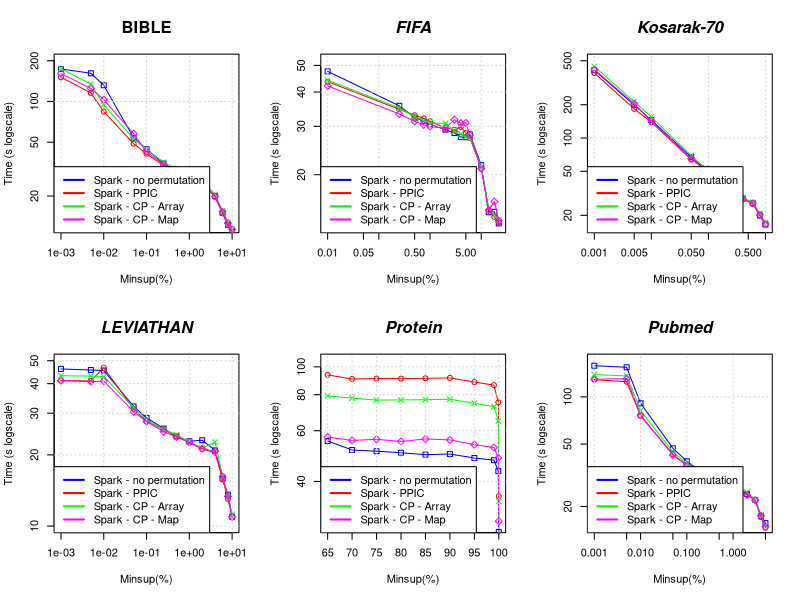

Write R code to recreate this figure.

#png(file="mygraphic.png",width=1259,height=756)
par(mfrow=c(2,3))

#BIBLE 
#DATA
x <- c(0.00001, 0.00005, 0.0001, 0.0005, 0.001, 0.0025, 0.005, 0.01, 0.02, 0.04, 0.06, 0.08, 0.10)*100

sparkNP <-c(173812, 161610, 131754, 53738, 44395, 34756, 30610, 27974, 24947, 19987, 15044, 12239, 10914)/1000
sparkPPIC <- c(150723, 115710, 84153, 48707, 40943, 33764, 30361, 27948, 24831, 19688, 14911, 12159, 10918)/1000
sparkCP <- c(174918, 134047, 94492, 52838, 44268, 35571, 31890, 28635, 26119, 20543, 15576, 12683, 11354)/1000
sparkCPMap <- c(161097, 124742, 103206, 57818, 42406, 34255, 30945, 28075, 25188, 19871, 15265, 12617, 11349)/1000

#PLOT
plot(x,sparkNP, log = "xy", type="o", pch=0, xlab="Minsup(%)", ylab="Time (s logscale)", col="blue", ylim=c(12, 200))
lines(x,sparkPPIC, col="red", type="o", pch=1)
lines(x,sparkCP, col="green", type="o", pch=4)
lines(x,sparkCPMap, col="magenta", type="o", pch=5)
title(main="BIBLE", cex.lab=1.5, cex.axis=1.5, cex.main=1.5, cex.sub=1.5)
grid()
legend("bottomleft", legend=c("Spark - no permutation", "Spark - PPIC", "Spark - CP - Array", "Spark - CP - Map"), lty=c(1,1),lwd=c(2,2), col=c("blue","red", "green", "magenta"))

#FIFA 
#DATA
x <- c(0.0001, 0.0025, 0.005, 0.0075, 0.01, 0.02, 0.03, 0.04, 0.05, 0.06, 0.10, 0.14, 0.18, 0.22)*100

sparkNP <- c(47572, 35631, 32278, 31381, 30496, 29192, 28357, 27400, 27380, 28040, 21667, 14598, 14651, 13294)/1000
sparkPPIC <- c(43620, 34604, 32904, 32074, 31306, 29560, 29193, 29855, 28350, 27236, 21180, 14881, 14039, 13432)/1000
sparkCP <- c(44156, 34983, 32533, 31479, 30846, 30753, 28866, 28138, 27500, 27240, 21399, 15190, 14230, 13643)/1000
sparkCPMap <- c(42092, 33278, 31266, 30363, 29952, 29504, 31709, 30803, 30887, 27909, 21048, 14835, 15960, 13607)/1000

#PLOT
plot(x,sparkNP, log = "xy", type="o", pch=0, xlab="Minsup(%)", ylab="Time (s logscale)", col="blue", ylim=c(13, 52))
lines(x,sparkPPIC, col="red", type="o", pch=1)
lines(x,sparkCP, col="green", type="o", pch=4)
lines(x,sparkCPMap, col="magenta", type="o", pch=5)
title(main="FIFA", font.main=4, cex.lab=1.5, cex.axis=1.5, cex.main=1.5, cex.sub=1.5)
grid()
legend("bottomleft", legend=c("Spark - no permutation", "Spark - PPIC", "Spark - CP - Array", "Spark - CP - Map"), lty=c(1,1),lwd=c(2,2), col=c("blue","red", "green", "magenta"))


#KOSARAK 
#DATA
x <- c(0.00001, 0.00005, 0.0001, 0.0005, 0.001, 0.002, 0.004, 0.006, 0.008, 0.01)*100

sparkNP <- c(411088, 199180, 145584, 67172, 48482, 35759, 28412, 25772, 19962, 16535)/1000
sparkPPIC <- c(387796, 183518, 139266, 63920, 52935, 35868, 28153, 25438, 20055, 16337)/1000
sparkCP <- c(444306, 213002, 155303, 69194, 50479, 37326, 28859, 26186, 20662, 17155)/1000
sparkCPMap <- c(416308, 204533, 142086, 65316, 47757, 35975, 28106, 25704, 20228, 16726)/1000

#PLOT
plot(x,sparkNP, log = "xy", type="o", pch=0, xlab="Minsup(%)", ylab="Time (s logscale)", col="blue", ylim=c(16, 500))
lines(x,sparkPPIC, col="red", type="o", pch=1)
lines(x,sparkCP, col="green", type="o", pch=4)
lines(x,sparkCPMap, col="magenta", type="o", pch=5)
title(main="Kosarak-70", font.main=4, cex.lab=1.5, cex.axis=1.5, cex.main=1.5, cex.sub=1.5)
grid()
legend("bottomleft", legend=c("Spark - no permutation", "Spark - PPIC", "Spark - CP - Array", "Spark - CP - Map"), lty=c(1,1),lwd=c(2,2), col=c("blue","red", "green", "magenta"))


#LEVIATHAN 
#DATA
x <- c(0.00001, 0.00005, 0.0001, 0.0005, 0.001, 0.0025, 0.005, 0.01, 0.02, 0.04, 0.06, 0.08, 0.1)*100

sparkNP <- c(46158, 45680, 45459, 32050, 28681, 25844, 23952, 22844, 23066, 20881, 15871, 13570, 10950)/1000
sparkPPIC <- c(41206, 41098, 46700, 31285, 27711, 25596, 23960, 22538, 21170, 20423, 15768, 13020, 10890)/1000
sparkCP <- c(43225, 43045, 42862, 31691, 28166, 25565, 24347, 22684, 21353, 22644, 16143, 13277, 11208)/1000
sparkCPMap <- c(41157, 40777, 41010, 30427, 27628, 25075, 23793, 22588, 21243, 20732, 16183, 13345, 10947)/1000

#PLOT
plot(x,sparkNP, log = "xy", type="o", pch=0, xlab="Minsup(%)", ylab="Time (s logscale)", col="blue", ylim=c(10, 50))
lines(x,sparkPPIC, col="red", type="o", pch=1)
lines(x,sparkCP, col="green", type="o", pch=4)
lines(x,sparkCPMap, col="magenta", type="o", pch=5)
title(main="LEVIATHAN", font.main=4, cex.lab=1.5, cex.axis=1.5, cex.main=1.5, cex.sub=1.5)
grid()
legend("bottomleft", legend=c("Spark - no permutation", "Spark - PPIC", "Spark - CP - Array", "Spark - CP - Map"), lty=c(1,1),lwd=c(2,2), col=c("blue","red", "green", "magenta"))


#PROTEIN 
#DATA
x <- c(0.65, 0.7, 0.75, 0.8, 0.85, 0.9, 0.95, 0.99, 0.999, 0.9999)*100

sparkNP <- c(55278, 51430, 50950, 50336, 49549, 49803, 48242, 47436, 43457, 26721)/1000
sparkPPIC <-  c(93732, 90741, 91059, 90999, 91235, 91545, 88524, 86405, 75279, 35563)/1000
sparkCP <- c(79285, 77851, 76683, 76749, 76892, 77198, 74721, 72824, 64796, 34120)/1000
sparkCPMap <- c(57044, 55519, 56025, 55063, 56175, 55768, 53655, 52482, 48276, 29105)/1000

#PLOT
plot(x,sparkNP, log = "y", type="o", pch=0, xlab="Minsup(%)", ylab="Time (s logscale)", col="blue", ylim=c(28, 105))
lines(x,sparkPPIC, col="red", type="o", pch=1)
lines(x,sparkCP, col="green", type="o", pch=4)
lines(x,sparkCPMap, col="magenta", type="o", pch=5)
title(main="Protein", font.main=4, cex.lab=1.5, cex.axis=1.5, cex.main=1.5, cex.sub=1.5)
grid()
legend("bottomleft", legend=c("Spark - no permutation", "Spark - PPIC", "Spark - CP - Array", "Spark - CP - Map"), lty=c(1,1),lwd=c(2,2), col=c("blue","red", "green", "magenta"))


#PUBMED 
#DATA
x <- c(0.00001, 0.00005, 0.0001, 0.0005, 0.001, 0.0025, 0.005, 0.01, 0.02, 0.03, 0.04, 0.05)*100

sparkNP <- c(157983, 154492, 91034, 46987, 38834, 31699, 29509, 28272, 23992, 22035, 17337, 15673)/1000
sparkPPIC <- c(128653, 124927, 75712, 43018, 36441, 31046, 28413, 26053, 23717, 22047, 17110, 14647)/1000
sparkCP <- c(138695, 136073, 81498, 44564, 37479, 31736, 28882, 26709, 24701, 22053, 17630, 15091)/1000
sparkCPMap <- c(129494, 130714, 76560, 42591, 36545, 31148, 28326, 26036, 23646, 21878, 17467, 14878)/1000

#PLOT
plot(x,sparkNP, log = "xy", type="o", pch=0, xlab="Minsup(%)", ylab="Time (s logscale)", col="blue", ylim=c(15, 170))
lines(x,sparkPPIC, col="red", type="o", pch=1)
lines(x,sparkCP, col="green", type="o", pch=4)
lines(x,sparkCPMap, col="magenta", type="o", pch=5)
title(main="Pubmed", font.main=4, cex.lab=1.5, cex.axis=1.5, cex.main=1.5, cex.sub=1.5)
grid()
legend("bottomleft", legend=c("Spark - no permutation", "Spark - PPIC", "Spark - CP - Array", "Spark - CP - Map"), lty=c(1,1),lwd=c(2,2), col=c("blue","red", "green", "magenta"))

#dev.off()
